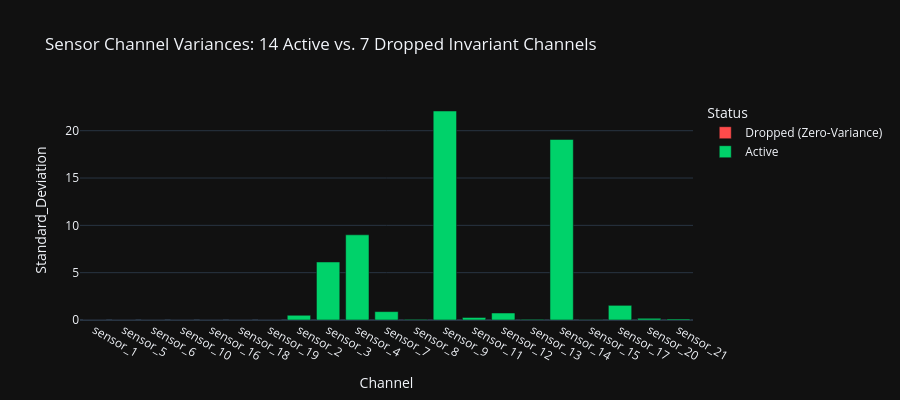

Write notebook code for a chart like this one.
### Markdown cell above
## 3. Active vs. Invariant Channel Analysis

In the FD001 dataset, NASA simulated sea-level steady-state cruise.
- **7 channels** have standard deviation $\sigma = 0.0$ (ambient invariant) and are dropped to prevent singular covariance matrices.
- **14 channels** are active aerothermal degradation channels across 7 physical engine stations.

### Code cell
ACTIVE_CHANNELS = [
    "sensor_2", "sensor_3", "sensor_4", "sensor_7", "sensor_8",
    "sensor_9", "sensor_11", "sensor_12", "sensor_13", "sensor_14",
    "sensor_15", "sensor_17", "sensor_20", "sensor_21"
]

all_sensor_cols = [f"sensor_{i}" for i in range(1, 22)]
sensor_stds = df_raw[all_sensor_cols].std()

channel_summary = pd.DataFrame({
    "Channel": all_sensor_cols,
    "Standard_Deviation": sensor_stds.values,
    "Status": ["Active" if c in ACTIVE_CHANNELS else "Dropped (Zero-Variance)" for c in all_sensor_cols]
})

fig = px.bar(
    channel_summary,
    x="Channel",
    y="Standard_Deviation",
    color="Status",
    title="Sensor Channel Variances: 14 Active vs. 7 Dropped Invariant Channels",
    color_discrete_map={"Active": "#00D26A", "Dropped (Zero-Variance)": "#FF4B4B"}
)
fig.update_layout(template="plotly_dark", height=400)
fig.show()

### Figure 1 — Plotly figure (JSON) as saved in the notebook; plotly's stock layout.template omitted (floating-point values rounded to 4 significant figures)
{"data": [{"hovertemplate": "Status=Dropped (Zero-Variance)<br>Channel=%{x}<br>Standard_Deviation=%{y}<extra></extra>", "legendgroup": "Dropped (Zero-Variance)", "marker": {"color": "#FF4B4B", "pattern": {"shape": ""}}, "name": "Dropped (Zero-Variance)", "orientation": "v", "showlegend": true, "textposition": "auto", "type": "bar", "x": ["sensor_1", "sensor_5", "sensor_6", "sensor_10", "sensor_16", "sensor_18", "sensor_19"], "xaxis": "x", "y": [0.0, 5.329e-15, 0.001389, 0.0, 3.47e-18, 0.0, 0.0], "yaxis": "y"}, {"hovertemplate": "Status=Active<br>Channel=%{x}<br>Standard_Deviation=%{y}<extra></extra>", "legendgroup": "Active", "marker": {"color": "#00D26A", "pattern": {"shape": ""}}, "name": "Active", "orientation": "v", "showlegend": true, "textposition": "auto", "type": "bar", "x": ["sensor_2", "sensor_3", "sensor_4", "sensor_7", "sensor_8", "sensor_9", "sensor_11", "sensor_12", "sensor_13", "sensor_14", "sensor_15", "sensor_17", "sensor_20", "sensor_21"], "xaxis": "x", "y": [0.5001, 6.131, 9.001, 0.8851, 0.07099, 22.08, 0.2671, 0.7376, 0.07192, 19.08, 0.03751, 1.549, 0.1807, 0.1083], "yaxis": "y"}], "layout": {"barmode": "relative", "height": 400, "legend": {"title": {"text": "Status"}, "tracegroupgap": 0}, "title": {"text": "Sensor Channel Variances: 14 Active vs. 7 Dropped Invariant Channels"}, "xaxis": {"anchor": "y", "domain": [0, 1], "title": {"text": "Channel"}}, "yaxis": {"anchor": "x", "domain": [0, 1], "title": {"text": "Standard_Deviation"}}}}
